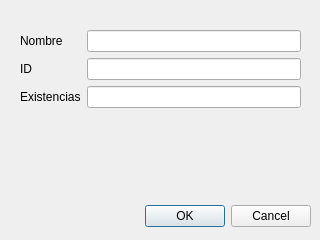
<?xml version="1.0" encoding="UTF-8"?>
<ui version="4.0">
 <class>crearProducto</class>
 <widget class="QDialog" name="crearProducto">
  <property name="geometry">
   <rect>
    <x>0</x>
    <y>0</y>
    <width>320</width>
    <height>240</height>
   </rect>
  </property>
  <property name="windowTitle">
   <string>Dialog</string>
  </property>
  <widget class="QDialogButtonBox" name="buttonBox">
   <property name="geometry">
    <rect>
     <x>10</x>
     <y>200</y>
     <width>301</width>
     <height>32</height>
    </rect>
   </property>
   <property name="orientation">
    <enum>Qt::Horizontal</enum>
   </property>
   <property name="standardButtons">
    <set>QDialogButtonBox::Cancel|QDialogButtonBox::Ok</set>
   </property>
  </widget>
  <widget class="QWidget" name="formLayoutWidget">
   <property name="geometry">
    <rect>
     <x>20</x>
     <y>30</y>
     <width>281</width>
     <height>111</height>
    </rect>
   </property>
   <layout class="QFormLayout" name="formLayout">
    <item row="0" column="0">
     <widget class="QLabel" name="label">
      <property name="text">
       <string>Nombre</string>
      </property>
     </widget>
    </item>
    <item row="1" column="0">
     <widget class="QLabel" name="label_2">
      <property name="text">
       <string>ID</string>
      </property>
     </widget>
    </item>
    <item row="2" column="0">
     <widget class="QLabel" name="label_3">
      <property name="text">
       <string>Existencias</string>
      </property>
     </widget>
    </item>
    <item row="0" column="1">
     <widget class="QLineEdit" name="edit_NombrePro"/>
    </item>
    <item row="1" column="1">
     <widget class="QLineEdit" name="edit_ID"/>
    </item>
    <item row="2" column="1">
     <widget class="QLineEdit" name="edit_Existencias"/>
    </item>
   </layout>
  </widget>
 </widget>
 <resources/>
 <connections>
  <connection>
   <sender>buttonBox</sender>
   <signal>accepted()</signal>
   <receiver>crearProducto</receiver>
   <slot>accept()</slot>
   <hints>
    <hint type="sourcelabel">
     <x>248</x>
     <y>254</y>
    </hint>
    <hint type="destinationlabel">
     <x>157</x>
     <y>274</y>
    </hint>
   </hints>
  </connection>
  <connection>
   <sender>buttonBox</sender>
   <signal>rejected()</signal>
   <receiver>crearProducto</receiver>
   <slot>reject()</slot>
   <hints>
    <hint type="sourcelabel">
     <x>316</x>
     <y>260</y>
    </hint>
    <hint type="destinationlabel">
     <x>286</x>
     <y>274</y>
    </hint>
   </hints>
  </connection>
 </connections>
</ui>
